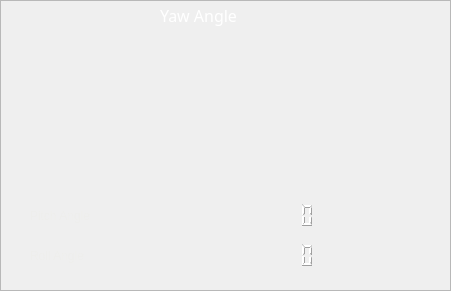
     <widget class="QFrame" name="guage_frame">
      <property name="geometry">
       <rect>
        <x>30</x>
        <y>20</y>
        <width>451</width>
        <height>291</height>
       </rect>
      </property>
      <property name="frameShape">
       <enum>QFrame::StyledPanel</enum>
      </property>
      <property name="frameShadow">
       <enum>QFrame::Sunken</enum>
      </property>
      <widget class="AnalogGaugeWidget" name="widget" native="true">
       <property name="geometry">
        <rect>
         <x>10</x>
         <y>30</y>
         <width>431</width>
         <height>161</height>
        </rect>
       </property>
      </widget>
      <widget class="QLabel" name="label_5">
       <property name="geometry">
        <rect>
         <x>160</x>
         <y>0</y>
         <width>91</width>
         <height>31</height>
        </rect>
       </property>
       <property name="styleSheet">
        <string notr="true">color:white;
font-size:16px;
font:Old Standard TT;
text-align:center;</string>
       </property>
       <property name="text">
        <string>Yaw Angle</string>
       </property>
      </widget>
      <widget class="QLabel" name="label_18">
       <property name="geometry">
        <rect>
         <x>30</x>
         <y>200</y>
         <width>141</width>
         <height>31</height>
        </rect>
       </property>
       <property name="styleSheet">
        <string notr="true">
font: 75 15pt &quot;Ubuntu Condensed&quot;;
color :rgb(238, 238, 236)</string>
       </property>
       <property name="text">
        <string>Pitch Angle</string>
       </property>
      </widget>
      <widget class="QLabel" name="label_19">
       <property name="geometry">
        <rect>
         <x>30</x>
         <y>240</y>
         <width>141</width>
         <height>31</height>
        </rect>
       </property>
       <property name="styleSheet">
        <string notr="true">
font: 75 15pt &quot;Ubuntu Condensed&quot;;
color :rgb(238, 238, 236)</string>
       </property>
       <property name="text">
        <string>Roll Angle</string>
       </property>
      </widget>
      <widget class="QLCDNumber" name="timer_7">
       <property name="geometry">
        <rect>
         <x>240</x>
         <y>200</y>
         <width>81</width>
         <height>31</height>
        </rect>
       </property>
       <property name="styleSheet">
        <string notr="true">color :rgb(255, 255, 255) ;
</string>
       </property>
       <property name="frameShape">
        <enum>QFrame::NoFrame</enum>
       </property>
       <property name="frameShadow">
        <enum>QFrame::Sunken</enum>
       </property>
       <property name="smallDecimalPoint">
        <bool>true</bool>
       </property>
       <property name="digitCount">
        <number>5</number>
       </property>
       <property name="mode">
        <enum>QLCDNumber::Dec</enum>
       </property>
       <property name="segmentStyle">
        <enum>QLCDNumber::Filled</enum>
       </property>
       <property name="value" stdset="0">
        <double>0.000000000000000</double>
       </property>
       <property name="intValue" stdset="0">
        <number>0</number>
       </property>
      </widget>
      <widget class="QLCDNumber" name="timer_8">
       <property name="geometry">
        <rect>
         <x>240</x>
         <y>240</y>
         <width>81</width>
         <height>31</height>
        </rect>
       </property>
       <property name="styleSheet">
        <string notr="true">color :rgb(255, 255, 255) ;
</string>
       </property>
       <property name="frameShape">
        <enum>QFrame::NoFrame</enum>
       </property>
       <property name="frameShadow">
        <enum>QFrame::Sunken</enum>
       </property>
       <property name="smallDecimalPoint">
        <bool>true</bool>
       </property>
       <property name="digitCount">
        <number>5</number>
       </property>
       <property name="mode">
        <enum>QLCDNumber::Dec</enum>
       </property>
       <property name="segmentStyle">
        <enum>QLCDNumber::Filled</enum>
       </property>
       <property name="value" stdset="0">
        <double>0.000000000000000</double>
       </property>
       <property name="intValue" stdset="0">
        <number>0</number>
       </property>
      </widget>
     </widget>
